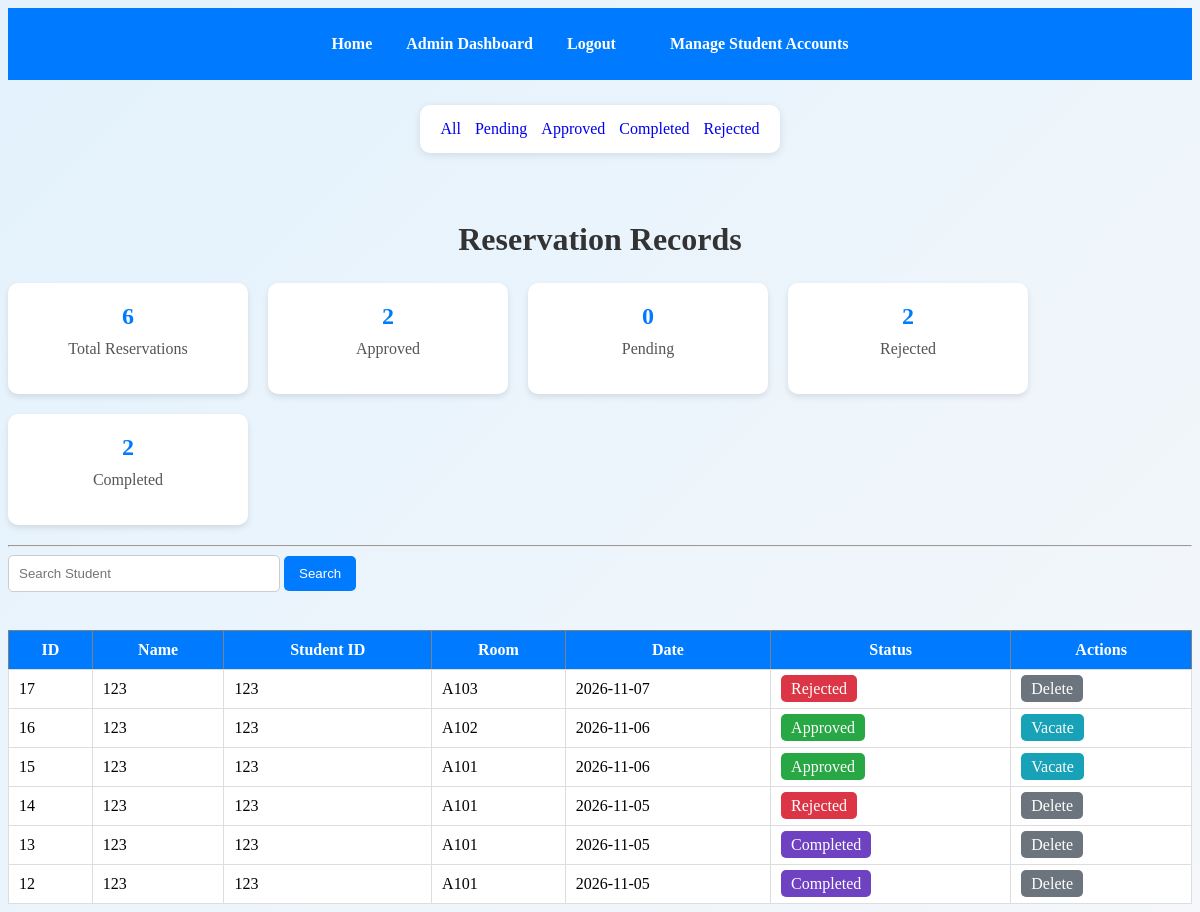
Page /admin (signed in) on the committed database.
### tables this page shows
CREATE TABLE reservations (
    id INTEGER PRIMARY KEY AUTOINCREMENT,
    student_name TEXT NOT NULL,
    student_id TEXT NOT NULL,
    email TEXT NOT NULL,
    phone TEXT NOT NULL,
    room_id INTEGER NOT NULL,
    reservation_date TEXT NOT NULL,
    status TEXT DEFAULT 'Pending'
, check_in_date TEXT, stay_duration INTEGER, checkout_date TEXT);

CREATE TABLE rooms (
    id INTEGER PRIMARY KEY AUTOINCREMENT,
    room_number TEXT NOT NULL,
    room_type TEXT NOT NULL,
    capacity INTEGER NOT NULL,
    monthly_rate REAL NOT NULL,
    status TEXT NOT NULL
, gender TEXT);

### app.py (the view)
@app.route("/admin")
def admin():
    if not session.get("admin"):
        return redirect("/login")
    conn = sqlite3.connect("boardinghouse.db")
    cursor = conn.cursor()
    cursor.execute("""
    SELECT
        reservations.id,
        reservations.student_name,
        reservations.student_id,
        rooms.room_number,
        reservations.reservation_date,
        reservations.status
    FROM reservations
    JOIN rooms
    ON reservations.room_id = rooms.id
    ORDER BY reservations.id DESC
    """)
    reservations = cursor.fetchall()
    cursor.execute(
        "SELECT COUNT(*) FROM reservations"
    )
    total = cursor.fetchone()[0]
    cursor.execute(
        "SELECT COUNT(*) FROM reservations WHERE status='Approved'"
    )
    approved = cursor.fetchone()[0]
    cursor.execute(
        "SELECT COUNT(*) FROM reservations WHERE status='Pending'"
    )
    pending = cursor.fetchone()[0]
    cursor.execute(
        "SELECT COUNT(*) FROM reservations WHERE status='Rejected'"
    )
    rejected = cursor.fetchone()[0]
    cursor.execute(
    "SELECT COUNT(*) FROM reservations WHERE status='Completed'"
    )
    completed = cursor.fetchone()[0]
    conn.close()
    return render_template(
        "admin.html",
        reservations=reservations,
        total=total,
        approved=approved,
        pending=pending,
        rejected=rejected,
        completed=completed
    )

### templates/admin.html (shortened to what this page needs)
<!DOCTYPE html>
<html>
<head>
    <link rel="stylesheet"
          href="{{ url_for('static', filename='style.css') }}">
</head>
<body>
    <div class="navbar">
    <a href="/">
        Home
    </a>
    <a href="/admin">
        Admin Dashboard
    </a>
    <a href="/logout">
        Logout
    </a>
    <a
        class="reserve-btn"
        href="/students">
    Manage Student Accounts
    </a>
</div>
<div class="filter-section">
    <div class="tabs">
        <a class="tab" href="/admin">All</a>
        <a class="tab" href="/filter/Pending">Pending</a>
        <a class="tab" href="/filter/Approved">Approved</a>
        <a class="tab" href="/filter/Completed">Completed</a>
        <a class="tab" href="/filter/Rejected">Rejected</a>
    </div>
</div>
<br>
<h1
    class="admin-title">
    Reservation Records
</h1>
<div class="dashboard">
    <div class="card">
        <h2>{{ total }}</h2>
        <p>Total Reservations</p>
    </div>
    <div class="card">
        <h2>{{ approved }}</h2>
        <p>Approved</p>
    </div>
    <div class="card">
        <h2>{{ pending }}</h2>
        <p>Pending</p>
    </div>
    <div class="card">
        <h2>{{ rejected }}</h2>
        <p>Rejected</p>
    </div>
    <div class="card">
        <h2>{{ completed }}</h2>
        <p>Completed</p>
    </div>
</div>
<hr>
<form action="/search">
    <input
        class="search-box"
        type="text"
        name="keyword"
        placeholder="Search Student">
    <button class="search-btn" type="submit">
        Search
    </button>
</form>
<br>
<table border="1">
<tr>
    <th>ID</th>
    <th>Name</th>
    <th>Student ID</th>
    <th>Room</th>
    <th>Date</th>
    <th>Status</th>
    <th>Actions</th>
</tr>
{% for reservation in reservations %}
<tr>
    <td>{{ reservation[0] }}</td>
    <td>{{ reservation[1] }}</td>
    <td>{{ reservation[2] }}</td>
    <td>{{ reservation[3] }}</td>
    <td>{{ reservation[4] }}</td>
    <td>
    {% if reservation[5] == "Approved" %}
        <span class="approved">
            Approved
        </span>
    {% elif reservation[5] == "Rejected" %}
        <span class="rejected">
            Rejected
        </span>
    {% elif reservation[5] == "Completed" %}
        <span class="completed">
            Completed
        </span>
    {% else %}
        <span class="pending">
            Pending
        </span>
    {% endif %}
</td>
    <td>
        {% if reservation[5] == "Pending" %}
            <a
                class="action-btn approve-btn"
                href="/approve/{{ reservation[0] }}"
                onclick="return confirm('Approve this reservation?')">
                Approve
            </a>
            <a
                class="action-btn reject-btn"
                href="/reject/{{ reservation[0] }}"
                onclick="return confirm('Reject this reservation?')">
                Reject
            </a>
        {% elif reservation[5] == "Approved" %}
            <a
                class="action-btn vacate-btn"
                href="/vacate/{{ reservation[0] }}"
                onclick="return confirm('Vacate this room?')">
                Vacate
            </a>
        {% elif reservation[5] == "Rejected" %}
            <a
                class="action-btn delete-btn"
                href="/delete/{{ reservation[0] }}"
                onclick="return confirm('Are you sure?')">
                Delete
            </a>
        {% elif reservation[5] == "Completed" %}
            <a
                class="action-btn delete-btn"
                href="/delete/{{ reservation[0] }}"
                onclick="return confirm('Are you sure?')">
                Delete
            </a>
        {% endif %}
    </td>
</tr>
{% endfor %}
</table>
</body>
</html>

### static/style.css (style rules this page uses)
body { background: linear-gradient( 135deg, #e3f2fd, #f5f7fa ); min-height: 100vh; }
h1 { color: #333; margin-top: 20px; margin-bottom: 25px; }
table { width: 100%; border-collapse: collapse; background: white; }
table th { background-color: #007bff; color: white; padding: 10px; }
table td { padding: 10px; border: 1px solid #ddd; }
a { text-decoration: none; }
form { margin-bottom: 20px; }
.dashboard { display: flex; gap: 20px; margin-bottom: 20px; flex-wrap: wrap; }
.card { background: white; padding: 20px; width: 200px; border-radius: 10px; box-shadow: 0px 3px 6px rgba(0,0,0,0.1); text-align: center; }
.card h2 { color: #007bff; margin: 0; }
.card p { margin-top: 10px; color: #555; }
.approved { background-color: #28a745; color: white; padding: 5px 10px; border-radius: 5px; }
.rejected { background-color: #dc3545; color: white; padding: 5px 10px; border-radius: 5px; }
.action-btn { padding: 5px 10px; border-radius: 5px; color: white; text-decoration: none; }
.delete-btn { background-color: #6c757d; }
.reserve-btn { background-color: #007bff; color: white; padding: 12px 20px; border: none; border-radius: 6px; cursor: pointer; font-weight: bold; text-decoration: none; display: inline-block; }
.navbar { background-color: #007bff; padding: 15px; text-align: center; }
.navbar a { color: white; text-decoration: none; margin: 0 15px; font-weight: bold; }
.search-box { padding: 10px; width: 250px; border: 1px solid #ccc; border-radius: 5px; }
.search-btn { padding: 10px 15px; background: #007bff; color: white; border: none; border-radius: 5px; cursor: pointer; }
.vacate-btn { background-color: #17a2b8; }
.completed { background-color: #6f42c1; color: white; padding: 5px 10px; border-radius: 5px; }
.filter-section { background: white; padding: 15px; border-radius: 10px; margin: 25px auto; width: fit-content; box-shadow: 0 2px 8px rgba(0,0,0,0.1); }
.filter-section .tab { margin: 0 5px; }
.admin-title { text-align: center; margin: 25px 0; }

### rows in the picture
reservations: id "17", student_name "123", student "123", room_number "A103", reservation_date "2026-11-07", status "Rejected"
reservations: id "16", student_name "123", student "123", room_number "A102", reservation_date "2026-11-06", status "Approved"
reservations: id "15", student_name "123", student "123", room_number "A101", reservation_date "2026-11-06", status "Approved"
reservations: id "14", student_name "123", student "123", room_number "A101", reservation_date "2026-11-05", status "Rejected"
reservations: id "13", student_name "123", student "123", room_number "A101", reservation_date "2026-11-05", status "Completed"
reservations: id "12", student_name "123", student "123", room_number "A101", reservation_date "2026-11-05", status "Completed"

### other values in the picture
{{ total }} "6"
{{ approved }} "2"
{{ pending }} "0"
{{ rejected }} "2"
{{ completed }} "2"
